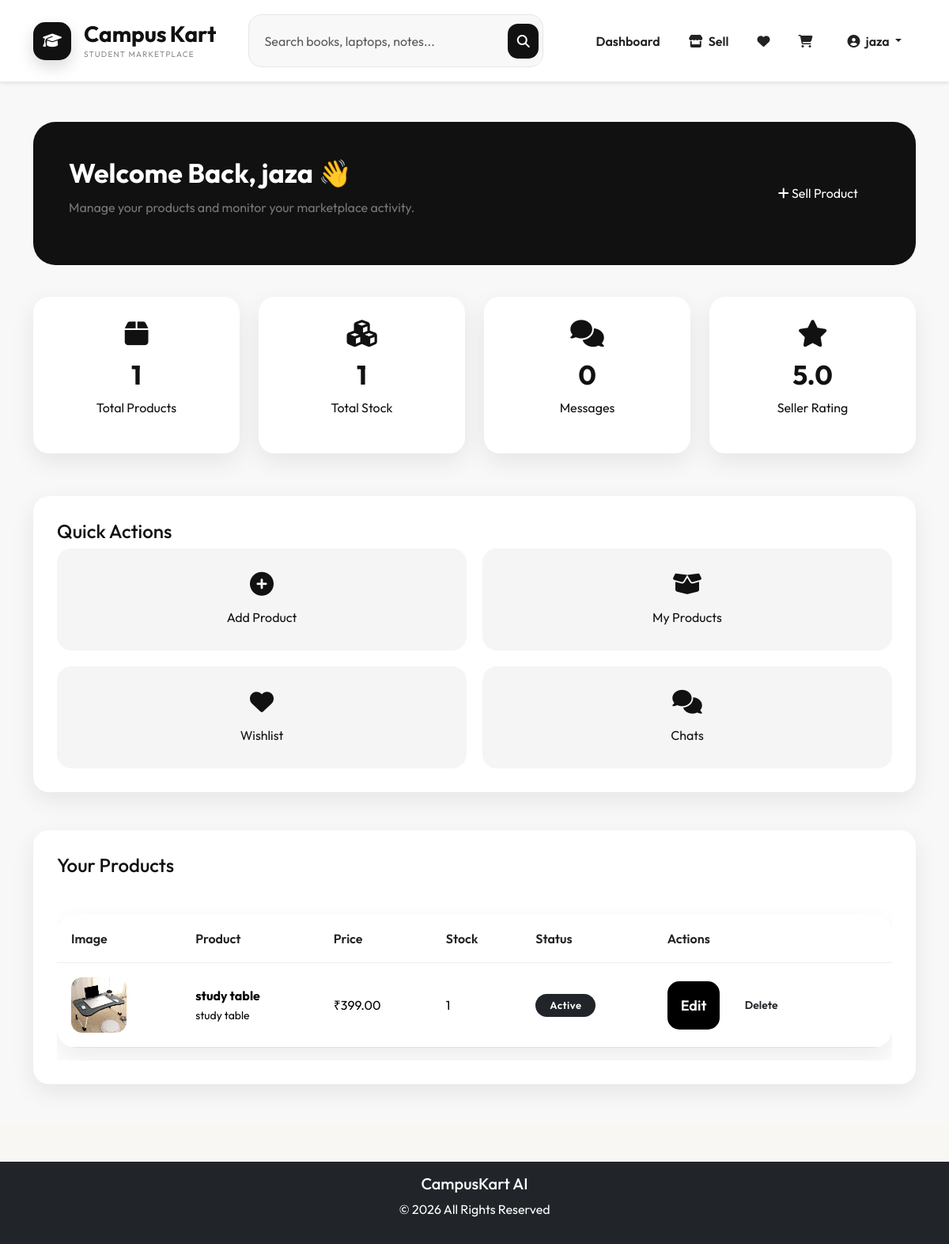
/dashboard/ (signed in), run on the app's committed database.
### products/models.py (models this page shows, shortened)
class Product(models.Model):
    CONDITION_CHOICES = [
        ('New', 'New'),
        ('Like New', 'Like New'),
        ('Good', 'Good'),
        ('Fair', 'Fair'),
    ]
    seller = models.ForeignKey(User, on_delete=models.CASCADE)
    college = models.ForeignKey(College, on_delete=models.CASCADE)
    featured = models.BooleanField(default=False)
    category = models.ForeignKey(Category, on_delete=models.CASCADE)
    title = models.CharField(max_length=250)
    description = models.TextField()
    price = models.DecimalField(max_digits=10, decimal_places=2)
    condition = models.CharField(
        max_length=20,
        choices=CONDITION_CHOICES
    )
    department = models.CharField(max_length=100)
    semester = models.PositiveIntegerField()
    subject = models.CharField(max_length=100, blank=True)
    negotiable = models.BooleanField(default=False)
    stock = models.PositiveIntegerField(default=1)
    image = models.ImageField(upload_to='products/')
    created_at = models.DateTimeField(auto_now_add=True)
    is_available = models.BooleanField(default=True)

class Category(models.Model):
    name = models.CharField(max_length=100)
    image = models.ImageField(upload_to='categories/')
    description = models.TextField()
    status = models.BooleanField(default=True)

### products/views.py (the view)
@login_required
def seller_dashboard(request):
    products = Product.objects.filter(
        seller=request.user
    )
    total_products = products.count()
    total_stock = products.aggregate(
        Sum("stock")
    )["stock__sum"] or 0
    context = {
        "products": products,
        "total_products": total_products,
        "total_stock": total_stock,
    }
    return render(
        request,
        "seller_dashboard.html",
        context
    )

### templates/seller_dashboard.html
{% extends 'base.html' %}
{% load static %}
{% block content %}
<div class="dashboard-wrapper">
    <div class="container">
        <div class="dashboard-header">
            <div>
                <h2>Welcome Back, {{ user.username }} 👋</h2>
                <p>Manage your products and monitor your marketplace activity.</p>
            </div>
            <a href="{% url 'add_product' %}" class="dashboard-btn">
                <i class="fas fa-plus"></i>
                Sell Product
            </a>
        </div>
        <div class="row mt-4">
            <div class="col-lg-3 col-md-6 mb-4">
                <div class="stat-card">
                    <i class="fas fa-box stat-icon"></i>
                    <h3>{{ total_products }}</h3>
                    <p>Total Products</p>
                </div>
            </div>
            <div class="col-lg-3 col-md-6 mb-4">
                <div class="stat-card">
                    <i class="fas fa-cubes stat-icon"></i>
                    <h3>{{ total_stock }}</h3>
                    <p>Total Stock</p>
                </div>
            </div>
            <div class="col-lg-3 col-md-6 mb-4">
                <div class="stat-card">
                    <i class="fas fa-comments stat-icon"></i>
                    <h3>0</h3>
                    <p>Messages</p>
                </div>
            </div>
            <div class="col-lg-3 col-md-6 mb-4">
                <div class="stat-card">
                    <i class="fas fa-star stat-icon"></i>
                    <h3>5.0</h3>
                    <p>Seller Rating</p>
                </div>
            </div>
        </div>
        <div class="dashboard-section">
            <h4>Quick Actions</h4>
            <div class="quick-actions">
                <a href="{% url 'add_product' %}" class="quick-card">
                    <i class="fas fa-plus-circle"></i>
                    <span>Add Product</span>
                </a>
                <a href="{% url 'my_products' %}" class="quick-card">
                    <i class="fas fa-box-open"></i>
                    <span>My Products</span>
                </a>
                <a href="{% url 'wishlist' %}" class="quick-card">
                    <i class="fas fa-heart"></i>
                    <span>Wishlist</span>
                </a>
                <a href="{% url 'chat_list' %}" class="quick-card">
                    <i class="fas fa-comments"></i>
                    <span>Chats</span>
                </a>
            </div>
        </div>
        <div class="dashboard-section mt-5">
            <h4>Your Products</h4>
            <div class="table-responsive">
                <table class="table dashboard-table align-middle">
                    <thead>
                    <tr>
                        <th>Image</th>
                        <th>Product</th>
                        <th>Price</th>
                        <th>Stock</th>
                        <th>Status</th>
                        <th>Actions</th>
                    </tr>
                    </thead>
                    <tbody>
                    {% for product in products %}
                    <tr>
                        <td>
                            <img src="{{ product.image.url }}"
                                 class="table-image">
                        </td>
                        <td>
                            <strong>{{ product.title }}</strong>
                            <br>
                            <small>{{ product.category.name }}</small>
                        </td>
                        <td>
                            ₹{{ product.price }}
                        </td>
                        <td>
                            {{ product.stock }}
                        </td>
                        <td>
                            {% if product.is_available %}
                            <span class="badge bg-dark">
                                Active
                            </span>
                            {% else %}
                            <span class="badge bg-secondary">
                                Out of Stock
                            </span>
                            {% endif %}
                        </td>
                        <td>
                            <a href="{% url 'edit_product' product.id %}"
                               class="btn btn-sm btn-dark">
                                Edit
                            </a>
                            <a href="{% url 'delete_product' product.id %}"
                               class="btn btn-sm btn-outline-dark">
                                Delete
                            </a>
                        </td>
                    </tr>
                    {% empty %}
                    <tr>
                        <td colspan="6" class="text-center py-5">
                            No Products Added Yet
                        </td>
                    </tr>
                    {% endfor %}
                    </tbody>
                </table>
            </div>
        </div>
    </div>
</div>
{% endblock %}

### templates/navbar.html (shortened to what this page needs)
{% load static %}
<nav class="navbar navbar-expand-lg navbar-light bg-white shadow-sm">
    <div class="container">
        <a class="navbar-brand d-flex align-items-center gap-3" href="{% url 'home' %}">
            <div class="logo-circle">
                <i class="fas fa-graduation-cap"></i>
            </div>
            <div class="logo-text">
                <div>
                    <span class="logo-main">Campus</span>
                    <span class="logo-accent">Kart</span>
                </div>
                <small>Student Marketplace</small>
            </div>
        </a>
        <div class="collapse navbar-collapse" id="navbarContent">
            <form class="search-box mx-auto"
                  action="{% url 'search_products' %}"
                  method="GET">
                <input
                    type="search"
                    name="q"
                    class="form-control"
                    placeholder="Search books, laptops, notes..."
                    value="{{ request.GET.q }}">
                <button class="search-btn" type="submit">
                    <i class="fas fa-search"></i>
                </button>
            </form>
            <ul class="navbar-nav align-items-center ms-auto">
                <li class="nav-item">
                    <a class="nav-link fw-semibold"
                       href="{% if user.is_authenticated %}{% url 'seller_dashboard' %}{% else %}{% url 'login' %}{% endif %}">
                        Dashboard
                    </a>
                </li>
                <li class="nav-item">
                    <a class="nav-link fw-semibold"
                       href="{% if user.is_authenticated %}{% url 'add_product' %}{% else %}{% url 'login' %}{% endif %}">
                        <i class="fas fa-store me-1"></i>
                        Sell
                    </a>
                </li>
                <li class="nav-item">
                    <a class="nav-link nav-icon"
                       href="{% if user.is_authenticated %}{% url 'wishlist' %}{% else %}{% url 'login' %}{% endif %}">
                        <i class="fas fa-heart"></i>
                    </a>
                </li>
                <li class="nav-item">
                    <a class="nav-link nav-icon"
                       href="{% if user.is_authenticated %}{% url 'cart' %}{% else %}{% url 'login' %}{% endif %}">
                        <i class="fas fa-shopping-cart"></i>
                    </a>
                </li>
                {% if user.is_authenticated %}
                <li class="nav-item dropdown ms-2">
                    <a class="nav-link dropdown-toggle fw-semibold"
                       href="#"
                       role="button"
                       data-bs-toggle="dropdown"
                       aria-expanded="false">
                        <i class="fas fa-user-circle me-1"></i>
                        {{ user.username }}
                    </a>
                </li>
                {% endif %}
            </ul>
        </div>
    </div>
</nav>

### data on the page
Product: image (picture), title "study table", category.name "study table", price "399.00", stock "1", is_available "Active"

### other printed values
{{ user.username }} "jaza"
{{ total_products }} "1"
{{ total_stock }} "1"
